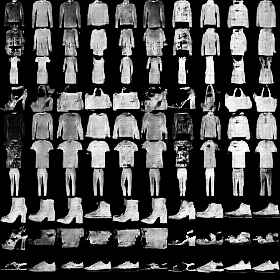
#> input picture images/fashion_epoch_10_cat_0.png, 280 x 280 px; its folder holds only this picture in this run
$ python PCAify.py   (older library calls are emulated)
#> lines starting #> are read from the running program, lines starting #| are printed output that depends on the picture
from scipy import misc
import glob
import numpy as np

with open("../pca_data.js","w") as b:
	b.write("pca_data = [\n")
	data_cat = "fashion"
	for im_path in glob.glob("../images/fashion*.png"):
		split = im_path.split("_")
		#print(split)
		image = misc.imread(im_path)
#> image is the input picture: shape (280, 280); min 0, max 255, mean 73
		#get time step and latent category
		time_step = int(split[2]) * 200
		lat_category = split[4].split(".")[0]
		for i in range(100):
			#get individual images
			row = i//10
			column = i%10
			mini_image = image[row*28:row*28+28,column*28:column*28+28]
			#get pca
			s= np.linalg.svd(mini_image,full_matrices=False,compute_uv=False)
			pc1 = s[0]
			pc2 = s[1]
			#write out
			write_string = "{ time_step:%s, data_category:\"%s\", lat_category:%s, pc1:%s, pc2:%s, row:%s, column:%s },\n" % (str(time_step) ,str(data_cat),str(lat_category),str(pc1),str(pc2),str(row),str(column))
			b.write(write_string)
#> this loop made 100 passes
#> (pc1, pc2) on passes 1 to 12: (1252.2, 568.5), (3430.5, 749), (2085.6, 667.7), (3754.4, 668.5), (2821.7, 833.2), (1998.6, 625.3), (3762.8, 1113.4), (3755.2, 1058.5), (4232.8, 1008.3), (3889.4, 706.5), (1936.6, 602.9), (3431.2, 787.2)
#> pass 1, `mini_image = image[row*28:row*28+28,column*28:column*28+28]`:
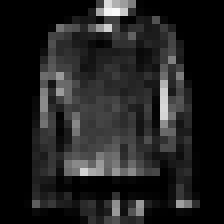
#> mini_image: shape (28, 28) (shown 8 times larger); min 0, max 249, mean 33
#> pass 2, `mini_image = image[row*28:row*28+28,column*28:column*28+28]`:
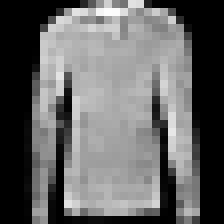
#> mini_image: shape (28, 28) (shown 8 times larger); min 0, max 252, mean 100.7
#> pass 3, `mini_image = image[row*28:row*28+28,column*28:column*28+28]`:
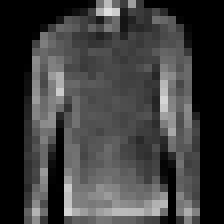
#> mini_image: shape (28, 28) (shown 8 times larger); min 0, max 223, mean 62.2
#> after the loop:
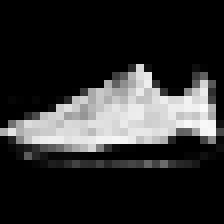
#> mini_image: shape (28, 28) (shown 8 times larger); min 0, max 250, mean 45.9

	data_cat = "inf"
	for im_path in glob.glob("../images/inf*.png"):
		split = im_path.split("_")
		#print(split)
		image = misc.imread(im_path)
		#get time step and latent category
		time_step = int(split[2]) * 200
		lat_category = split[4].split(".")[0]
		for i in range(100):
			#get individual images
			row = i//10
			column = i%10
			mini_image = image[row*28:row*28+28,column*28:column*28+28]
			#get pca
			s= np.linalg.svd(mini_image,full_matrices=False,compute_uv=False)
			pc1 = s[0]
			pc2 = s[1]
			#write out
			write_string = "{ time_step:%s, data_category:\"%s\", lat_category:%s, pc1:%s, pc2:%s, row:%s, column:%s },\n" % (str(time_step) ,str(data_cat),str(lat_category),str(pc1),str(pc2),str(row),str(column))
			b.write(write_string)

	data_cat = "mnist"
	for im_path in glob.glob("../images/mnist*.png"):
		split = im_path.split("_")
		#print(split)
		image = misc.imread(im_path)
		#get time step and latent category
		time_step = int(split[2]) * 200
		lat_category = split[4].split(".")[0]
		for i in range(100):
			#get individual images
			row = i//10
			column = i%10
			mini_image = image[row*28:row*28+28,column*28:column*28+28]
			#get pca
			s= np.linalg.svd(mini_image,full_matrices=False,compute_uv=False)
			pc1 = s[0]
			pc2 = s[1]
			#write out
			write_string = "{ time_step:%s, data_category:\"%s\", lat_category:%s, pc1:%s, pc2:%s, row:%s, column:%s },\n" % (str(time_step) ,str(data_cat),str(lat_category),str(pc1),str(pc2),str(row),str(column))
			b.write(write_string)

	b.write("];")

$ run again, on images/fashion_epoch_1_cat_1.png
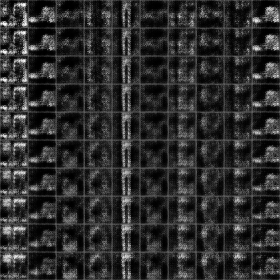
#> input picture images/fashion_epoch_1_cat_1.png, 280 x 280 px
#> image is the input picture: shape (280, 280); min 0, max 255, mean 45.3
#> the loop `for i in range(100):` made 100 passes
#> (pc1, pc2) on passes 1 to 8: (2450.5, 773.8), (1637.3, 781), (1004.4, 305.8), (1532.4, 254.8), (1569.1, 369.2), (937, 268.2), (1597.5, 310.1), (1145, 277)
#> pass 1, `mini_image = image[row*28:row*28+28,column*28:column*28+28]`:
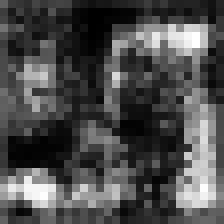
#> mini_image: shape (28, 28) (shown 8 times larger); min 0, max 255, mean 76.5
#> after the loop `for i in range(100):`:
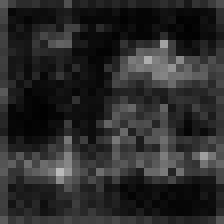
#> mini_image: shape (28, 28) (shown 8 times larger); min 1, max 187, mean 42.6

$ run again, on images/fashion_epoch_1_cat_2.png
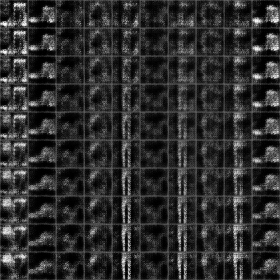
#> input picture images/fashion_epoch_1_cat_2.png, 280 x 280 px
#> image is the input picture: shape (280, 280); min 0, max 255, mean 45.7
#> the loop `for i in range(100):` made 100 passes
#> (pc1, pc2) on passes 1 to 8: (2367.7, 803.8), (1638.1, 719.2), (1074.1, 271.6), (1475.1, 416.2), (1450.9, 401.7), (1021.4, 277.5), (1568.7, 339.1), (1233.9, 300)
#> pass 1, `mini_image = image[row*28:row*28+28,column*28:column*28+28]`:
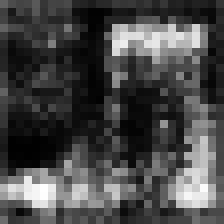
#> mini_image: shape (28, 28) (shown 8 times larger); min 1, max 255, mean 71.5
#> after the loop `for i in range(100):`:
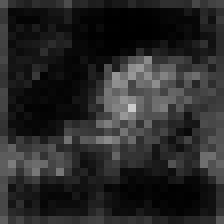
#> mini_image: shape (28, 28) (shown 8 times larger); min 0, max 204, mean 40.2

$ run again, on images/fashion_epoch_2_cat_0.png
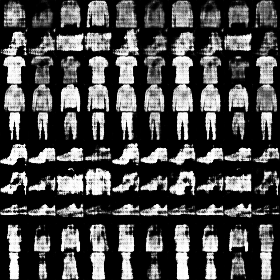
#> input picture images/fashion_epoch_2_cat_0.png, 280 x 280 px
#> image is the input picture: shape (280, 280); min 0, max 255, mean 74
#> the loop `for i in range(100):` made 100 passes
#> (pc1, pc2) on passes 1 to 8: (3020.7, 564.4), (1273.1, 424.1), (3009.6, 722.2), (3647.5, 1002.7), (2783, 567.8), (1638.5, 315.6), (3389.2, 552.7), (2026.2, 457.1)
#> pass 1, `mini_image = image[row*28:row*28+28,column*28:column*28+28]`:
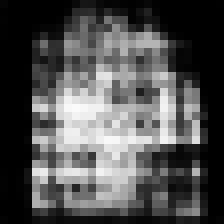
#> mini_image: shape (28, 28) (shown 8 times larger); min 0, max 251, mean 80.4
#> after the loop `for i in range(100):`:
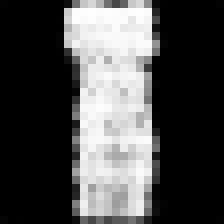
#> mini_image: shape (28, 28) (shown 8 times larger); min 0, max 254, mean 75.5

$ run again, on images/fashion_epoch_10_cat_1.png
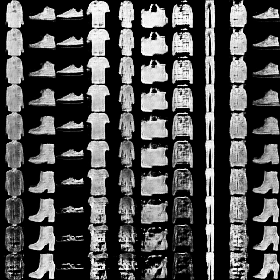
#> input picture images/fashion_epoch_10_cat_1.png, 280 x 280 px
#> image is the input picture: shape (280, 280); min 0, max 255, mean 75.2
#> the loop `for i in range(100):` made 100 passes
#> (pc1, pc2) on passes 1 to 8: (4029.7, 792.4), (2633.9, 849.8), (2429.9, 700.5), (4487.7, 1350.1), (3857.9, 995.6), (4603, 926.3), (4143.3, 988.1), (3165.3, 613.2)
#> after the loop `for i in range(100):`:
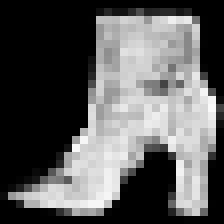
#> mini_image: shape (28, 28) (shown 8 times larger); min 0, max 250, mean 91.6
